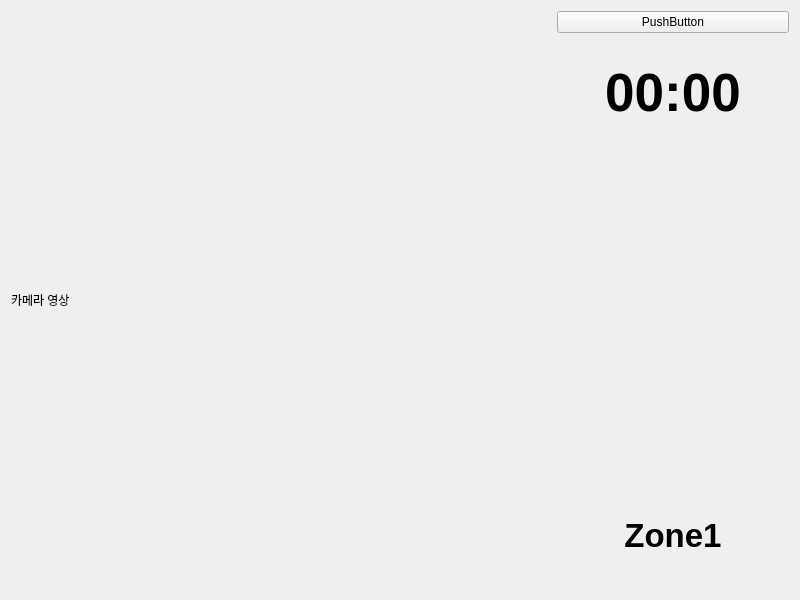
<?xml version="1.0" encoding="UTF-8"?>
<ui version="4.0">
 <class>MainWidget</class>
 <widget class="QWidget" name="MainWidget">
  <property name="geometry">
   <rect>
    <x>0</x>
    <y>0</y>
    <width>800</width>
    <height>600</height>
   </rect>
  </property>
  <property name="windowTitle">
   <string>MainWidget</string>
  </property>
  <layout class="QHBoxLayout" name="horizontalLayout_2">
   <item>
    <layout class="QHBoxLayout" name="horizontalLayout" stretch="7,3">
     <item>
      <widget class="QLabel" name="cameraLabel">
       <property name="text">
        <string>카메라 영상</string>
       </property>
      </widget>
     </item>
     <item>
      <layout class="QVBoxLayout" name="verticalLayout" stretch="0,2,6,2">
       <item>
        <widget class="QPushButton" name="pushButton">
         <property name="text">
          <string>PushButton</string>
         </property>
        </widget>
       </item>
       <item>
        <widget class="QLabel" name="timeLabel">
         <property name="font">
          <font>
           <pointsize>40</pointsize>
           <bold>true</bold>
          </font>
         </property>
         <property name="text">
          <string>00:00</string>
         </property>
         <property name="alignment">
          <set>Qt::AlignmentFlag::AlignCenter</set>
         </property>
        </widget>
       </item>
       <item>
        <widget class="QLabel" name="lightLabel">
         <property name="text">
          <string/>
         </property>
         <property name="pixmap">
          <pixmap resource="images.qrc">:/images/red.png</pixmap>
         </property>
         <property name="alignment">
          <set>Qt::AlignmentFlag::AlignCenter</set>
         </property>
        </widget>
       </item>
       <item>
        <widget class="QLabel" name="zoneLabel">
         <property name="font">
          <font>
           <pointsize>25</pointsize>
           <bold>true</bold>
          </font>
         </property>
         <property name="text">
          <string>Zone1</string>
         </property>
         <property name="alignment">
          <set>Qt::AlignmentFlag::AlignCenter</set>
         </property>
        </widget>
       </item>
      </layout>
     </item>
    </layout>
   </item>
  </layout>
 </widget>
 <resources>
  <include location="images.qrc"/>
 </resources>
 <connections/>
</ui>
